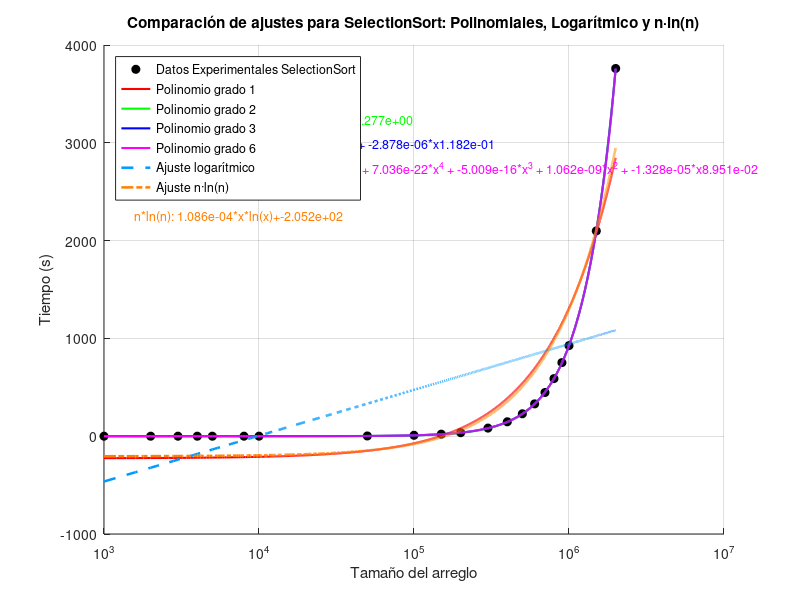

Write MATLAB code to recreate this figure.
%% COMPARACIÓN DE AJUSTES: POLINOMIAL, LOGARÍTMICO Y n·ln(n) CON ECUACIONES
clear; clc; close all;

%% VALORES DE X
x = [1000
2000
3000
4000
5000
8000
10000
50000
100000
150000
200000
300000
400000
500000
600000
700000
800000
900000
1000000
1500000
2000000];

%% VALORES DE Y = F(x) EN SEGUNDOS
y = [0.002321959
0.00582099
0.010045052
0.019410133
0.027104139
0.062423945
0.103622913
2.337926149
9.195359945
20.72773695
35.92016602
82.95958805
147.3512471
229.3074861
330.4306259
447.0444081
588.905952
752.5585811
926.231288
2098.683022
3760.108254
];

%% CONFIGURACIÓN DE AJUSTES POLINOMIALES
grados = [1, 2, 3, 6];             % Grados polinomiales
colors = ['r', 'g', 'b', 'm'];     % Colores para polinomios
linewidths = 1.5;

%% ESPACIO DE EVALUACIÓN
xi = linspace(min(x), max(x), 10000);

%% FIGURA PRINCIPAL
figure('Units','normalized','Position',[0.1 0.1 0.7 0.6]);
hold on;

% PUNTOS EXPERIMENTALES
plot(x, y, 'ko', 'MarkerFaceColor', 'k', 'DisplayName', 'Datos Experimentales SelectionSort');

% AJUSTES POLINOMIALES
for i = 1:length(grados)
    grado = grados(i);
    p = polyfit(x, y, grado);
    z = polyval(p, xi);
    
    plot(xi, z, colors(i), 'LineWidth', linewidths, 'DisplayName', sprintf('Polinomio grado %d', grado));
    
    % Mostrar ecuación sobre la gráfica
    func_str = sprintf('Grado %d: ', grado);
    for j = 1:length(p)
        exp = length(p) - j;
        if exp == 0
            func_str = [func_str, sprintf('%.3e', p(j))];
        elseif exp == 1
            func_str = [func_str, sprintf(' + %.3e*x', p(j))];
        else
            func_str = [func_str, sprintf(' + %.3e*x^%d', p(j), exp)];
        end
    end
    text(0.05, 0.9 - (i-1)*0.05, func_str, 'Units','normalized', 'Color', colors(i), 'FontSize',9);
end

% AJUSTE LOGARÍTMICO
p_log = polyfit(log(x), y, 1);
a = p_log(1); c = p_log(2);
z_log = polyval(p_log, log(xi));
plot(xi, z_log, '--', 'Color', [0 0.6 1], 'LineWidth', 1.8, 'DisplayName', 'Ajuste logarítmico');

% Ecuación logarítmica sobre la gráfica
text(0.05, 0.9 - length(grados)*0.05, ...
    sprintf('Log: %.3e*ln(x)+%.3e', a, c), 'Units','normalized', 'Color',[0 0.6 1], 'FontSize',9);

% AJUSTE n·ln(n)
p_nlogn = polyfit(x .* log(x), y, 1);
b = p_nlogn(1); d = p_nlogn(2);
z_nlogn = polyval(p_nlogn, xi .* log(xi));
plot(xi, z_nlogn, '-.', 'Color', [1 0.5 0], 'LineWidth', 1.8, 'DisplayName', 'Ajuste n·ln(n)');

% Ecuación n*ln(n) sobre la gráfica
text(0.05, 0.9 - (length(grados)+1)*0.05, ...
    sprintf('n*ln(n): %.3e*x*ln(x)+%.3e', b, d), 'Units','normalized', 'Color',[1 0.5 0], 'FontSize',9);

% CONFIGURACIÓN FINAL
grid on;
xlabel('Tamaño del arreglo');
ylabel('Tiempo (s)');
title('Comparación de ajustes para SelectionSort: Polinomiales, Logarítmico y n·ln(n)');
legend('Location', 'northwest');
set(gca, 'XScale', 'log');
hold off;